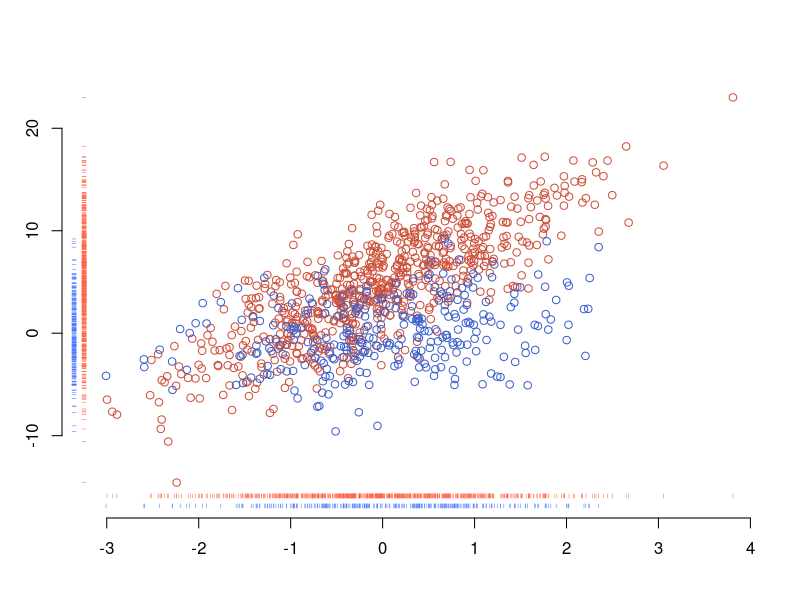
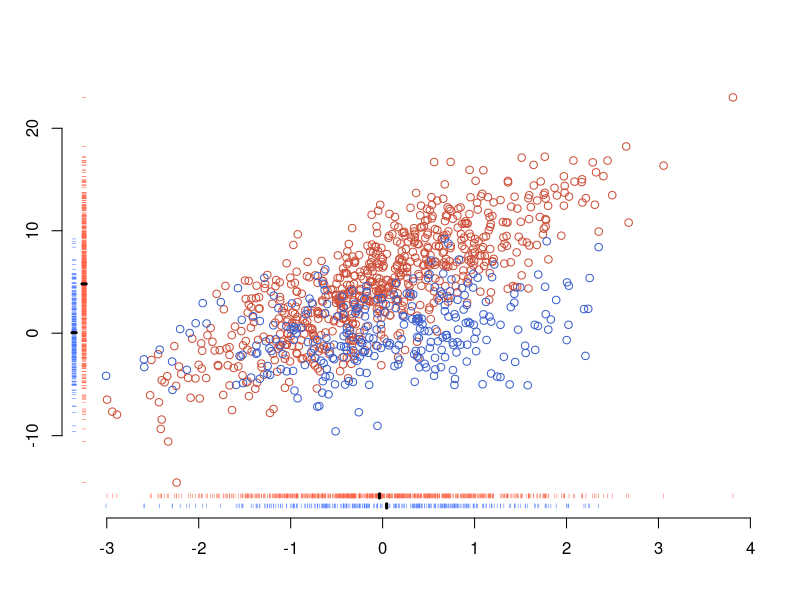

R code for these plots, in order:
#' # Scatterplot with marginal rugs #
#'
#' When we want to compare the distributions of two variables in a scatterplot, sometimes it is hard to see the marginal distributions.
#' To observe the marginal distributions more clearly, we can add "rugs" using the `rug` function.
#' A rug is a one-dimensional density plot drawn on the axis of a plot.
#'
#' Let's start with some data for two groups.
set.seed(1)
x1 <- rnorm(1000)
x2 <- rbinom(1000,1,.7)
y <- x1 + 5*x2 + 3*(x1*x2) + rnorm(1000,0,3)
#'
#' We can plot the scatterplot for each group separately in red and blue.
#' We can then add some marginal "rugs" to each side. We could do this for all the data or separately for each group.
#' To do it separately for each group, we need to specify the `line` parameter so that the rugs don't overwrite each other.
plot(x1[x2==1], y[x2==1], col='tomato3',
    xaxt='n', yaxt='n', xlab='', ylab='', bty='n')
points(y[x2==0]~x1[x2==0], col='royalblue3')
# x-axis rugs for each group
rug(x1[x2==1], side=1, line=0, col='tomato1', tck=.01)
rug(x1[x2==0], side=1, line=.5, col='royalblue1', tck=.01)
# y-axis rugs for each group
rug(y[x2==1], side=2, line=0, col='tomato1', tck=.01)
rug(y[x2==0], side=2, line=.5, col='royalblue1', tck=.01)
# Note: The `tck` parameter specifies how tall the rug is. A shorter rug uses less ink to communicate the same information.
axis(1, line=1)
axis(2, line=1)
#' The last two lines add some axes a little farther out than they normally would be on the plots.
#'
#' We might also want to add some more descriptives to the plot. For example, the marginal means for each group as a small black line of the rugs:
plot(x1[x2==1], y[x2==1], col='tomato3',
    xaxt='n', yaxt='n', xlab='', ylab='', bty='n')
points(y[x2==0]~x1[x2==0], col='royalblue3')
rug(x1[x2==1], side=1, line=0, col='tomato1', tck=.01)
rug(x1[x2==0], side=1, line=.5, col='royalblue1', tck=.01)
rug(y[x2==1], side=2, line=0, col='tomato1', tck=.01)
rug(y[x2==0], side=2, line=.5, col='royalblue1', tck=.01)
axis(1, line=1)
axis(2, line=1)
# means(on x-axis rugs)
Axis(at=mean(x1[x2==1]),side=1, line=0, labels='', col='black', lwd.ticks=3, tck=0.01)
Axis(at=mean(x1[x2==0]),side=1, line=.5, labels='', col='black', lwd.ticks=3, tck=0.01)
# means(on y-axis rugs)
Axis(at=mean(y[x2==1]),side=2, line=0, labels='', col='black', lwd.ticks=3, tck=0.01)
Axis(at=mean(y[x2==0]),side=2, line=.5, labels='', col='black', lwd.ticks=3, tck=0.01)
#' As should be clear, the means of `x1` are similar in both groups, but the means of `y` in each group differ considerably.
#' By combining the scatterplot with the rug, we are able to communicate considerable information with little ink.
#'
